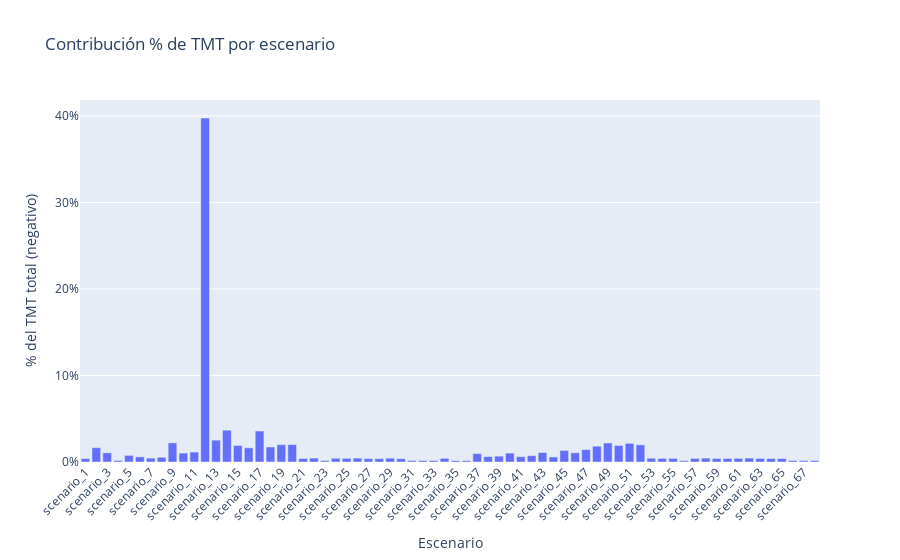

Write notebook code for a chart like this one.
### Code cell
#!/usr/bin/env python3
# -*- coding: utf-8 -*-
"""
Calcula Time_out, delta_t y mt, suma TMT por escenario,
escala como % del total y grafica con Plotly con dtick=10%.
"""

import json
import numpy as np
import pandas as pd
import plotly.express as px
from pathlib import Path

# ─────────────────────────── CONSTANTES ───────────────────────────
K = 0.14
N = 0.02
DECIMAL_PLACES = 4
CTI = 0.2

def calculate_operation_time(I_shc, I_pi, TDS):
    if not all(isinstance(x, (int, float)) for x in (I_shc, I_pi, TDS)):
        return 0.0
    if any(x is None or x <= 0 for x in (I_pi, TDS)) or I_shc <= 0:
        return 0.0
    try:
        if abs(I_pi) < 1e-9:
            return 0.0
        M = I_shc / I_pi
    except:
        return 0.0
    if M <= 1:
        return 0.0
    denom = M**N - 1
    if abs(denom) < 1e-9:
        return 0.0
    timeout = (K / denom) * TDS
    return round(timeout, DECIMAL_PLACES) if np.isfinite(timeout) else 0.0

# ─────────────────────────── RUTAS ───────────────────────────
BASE    = Path("/Users/gustavo/Documents/Projects/TESIS_UNAL/ADAPTIVE_ALGORITHM/")
JSON_IN = BASE / "data/processed/independent_relay_pairs_transformer.json"
CSV_IN  = BASE / "data/processed/model/results/TDS_Pickup_nuevos.csv"

# ────────────────── 1) Leer pares originales ──────────────────
with open(JSON_IN, "r") as f:
    pairs = json.load(f)

# Asignar par_rele en orden de aparición
counts = {}
for p in pairs:
    sid = p["scenario_id"]
    counts[sid] = counts.get(sid, 0) + 1
    p["par_rele"] = counts[sid]

# ──────────────── 2) Leer CSV de nuevos ajustes ───────────────
df_new = pd.read_csv(CSV_IN)
new_map = {
    (row["escenario"], row["par_rele"]): row.to_dict()
    for _, row in df_new.iterrows()
}

# ──────────────── 3) Calcular mt y acumular TMT ───────────────
tmt_map = {}
for p in pairs:
    key = (p["scenario_id"], p["par_rele"])
    adj = new_map.get(key, {})
    m, b = p["main_relay"], p["backup_relay"]

    if adj:
        m["TDS"], m["pick_up"] = adj["TDS_principal"], adj["Pickup_principal"]
        b["TDS"], b["pick_up"] = adj["TDS_respaldo"], adj["Pickup_respaldo"]

    t_main = calculate_operation_time(m["Ishc"], m["pick_up"], m["TDS"])
    t_back = calculate_operation_time(b["Ishc"], b["pick_up"], b["TDS"])
    delta_t = t_back - t_main - CTI
    mt      = (delta_t - abs(delta_t)) / 2

    if mt < 0:
        tmt_map[p["scenario_id"]] = tmt_map.get(p["scenario_id"], 0.0) + mt

# ────────────────── 4) Preparar DataFrame y escalar ──────────────
df = (
    pd.DataFrame([
        {"Escenario": sid, "TMT (negativo)": tmt}
        for sid, tmt in tmt_map.items()
    ])
)
# porcentaje de cada TMT respecto al total absoluto
total_abs = df["TMT (negativo)"].abs().sum()
df["% del total"] = df["TMT (negativo)"].abs() / total_abs * 100

# extraer número para ordenar
df["num"] = df["Escenario"].str.extract(r"(\d+)").astype(int)
df = df.sort_values("num")

# ────────────────── 5) Graficar con Plotly ───────────────────────
fig = px.bar(
    df,
    x="Escenario",
    y="% del total",
    title="Contribución % de TMT por escenario",
    labels={"% del total": "% del TMT total (negativo)"}
)
fig.update_layout(
    yaxis=dict(tickmode="linear", tick0=0, dtick=10, ticksuffix="%"),
    xaxis_tickangle=-45,
)
# mostrar en notebook o guardarlo:
fig.show()
# fig.write_html(str(BASE / "data/processed/model/results/tmt_pct_plotly.html"))

### Figure 1 — Plotly figure (JSON) as saved in the notebook; plotly's stock layout.template omitted (floating-point values rounded to 4 significant figures)
{"data": [{"alignmentgroup": "True", "hovertemplate": "Escenario=%{x}<br>% del TMT total (negativo)=%{y}<extra></extra>", "legendgroup": "", "marker": {"color": "#636efa", "pattern": {"shape": ""}}, "name": "", "offsetgroup": "", "orientation": "v", "showlegend": false, "textposition": "auto", "type": "bar", "x": ["scenario_1", "scenario_2", "scenario_3", "scenario_4", "scenario_5", "scenario_6", "scenario_7", "scenario_8", "scenario_9", "scenario_10", "scenario_11", "scenario_12", "scenario_13", "scenario_14", "scenario_15", "scenario_16", "scenario_17", "scenario_18", "scenario_19", "scenario_20", "scenario_21", "scenario_22", "scenario_23", "scenario_24", "scenario_25", "scenario_26", "scenario_27", "scenario_28", "scenario_29", "scenario_30", "scenario_31", "scenario_32", "scenario_33", "scenario_34", "scenario_35", "scenario_36", "scenario_37", "scenario_38", "scenario_39", "scenario_40", "scenario_41", "scenario_42", "scenario_43", "scenario_44", "scenario_45", "scenario_46", "scenario_47", "scenario_48", "scenario_49", "scenario_50", "scenario_51", "scenario_52", "scenario_53", "scenario_54", "scenario_55", "scenario_56", "scenario_57", "scenario_58", "scenario_59", "scenario_60", "scenario_61", "scenario_62", "scenario_63", "scenario_64", "scenario_65", "scenario_66", "scenario_67", "scenario_68"], "xaxis": "x", "y": [0.3953, 1.654, 1.063, 0.1751, 0.7639, 0.5943, 0.447, 0.5452, 2.207, 1.03, 1.15, 39.75, 2.528, 3.681, 1.912, 1.638, 3.583, 1.736, 2.005, 2.017, 0.4038, 0.4506, 0.1643, 0.4321, 0.417, 0.4515, 0.3934, 0.3846, 0.4415, 0.3789, 0.1703, 0.1699, 0.1688, 0.4248, 0.1575, 0.1602, 0.9742, 0.6257, 0.6765, 1.031, 0.6146, 0.7385, 1.1, 0.5854, 1.338, 1.07, 1.433, 1.831, 2.197, 1.914, 2.159, 1.987, 0.4361, 0.4159, 0.4148, 0.1598, 0.4136, 0.4485, 0.4085, 0.4077, 0.4236, 0.4533, 0.4127, 0.3958, 0.396, 0.1686, 0.1655, 0.1662], "yaxis": "y"}], "layout": {"barmode": "relative", "legend": {"tracegroupgap": 0}, "title": {"text": "Contribución % de TMT por escenario"}, "xaxis": {"anchor": "y", "domain": [0, 1], "tickangle": -45, "title": {"text": "Escenario"}}, "yaxis": {"anchor": "x", "domain": [0, 1], "dtick": 10, "tick0": 0, "tickmode": "linear", "ticksuffix": "%", "title": {"text": "% del TMT total (negativo)"}}}}
